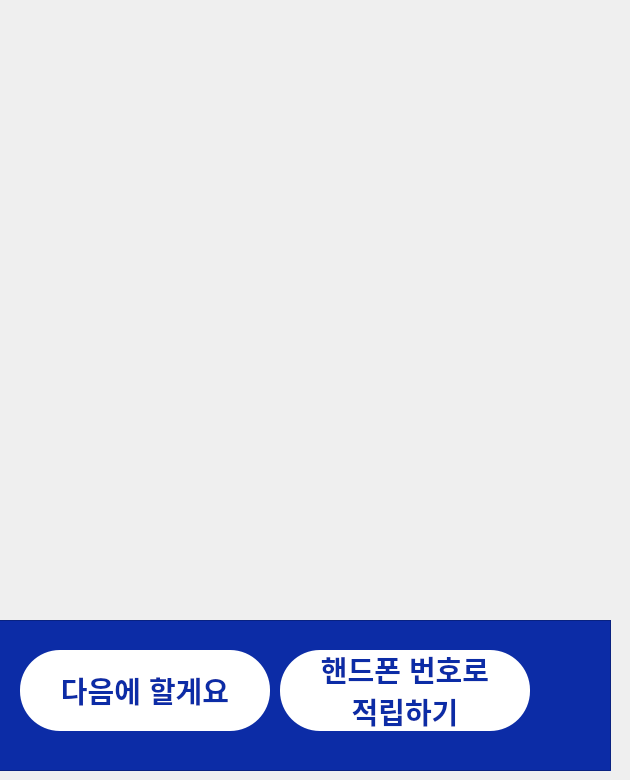
      <widget class="QWidget" name="page_6">
       <widget class="QLabel" name="label_53">
        <property name="geometry">
         <rect>
          <x>0</x>
          <y>-10</y>
          <width>551</width>
          <height>661</height>
         </rect>
        </property>
        <property name="text">
         <string/>
        </property>
        <property name="pixmap">
         <pixmap>image/event.jpg</pixmap>
        </property>
        <property name="scaledContents">
         <bool>true</bool>
        </property>
       </widget>
       <widget class="QFrame" name="frame_9">
        <property name="geometry">
         <rect>
          <x>-10</x>
          <y>620</y>
          <width>621</width>
          <height>151</height>
         </rect>
        </property>
        <property name="styleSheet">
         <string notr="true">background-color: rgb(12, 44, 166);</string>
        </property>
        <property name="frameShape">
         <enum>QFrame::StyledPanel</enum>
        </property>
        <property name="frameShadow">
         <enum>QFrame::Raised</enum>
        </property>
        <widget class="QPushButton" name="btn_mem_pass">
         <property name="geometry">
          <rect>
           <x>30</x>
           <y>30</y>
           <width>250</width>
           <height>81</height>
          </rect>
         </property>
         <property name="font">
          <font>
           <pointsize>22</pointsize>
           <weight>75</weight>
           <bold>true</bold>
          </font>
         </property>
         <property name="styleSheet">
          <string notr="true">color: rgb(12, 44, 166);
background-color: rgb(255, 255, 255);
border-radius:40px;
</string>
         </property>
         <property name="text">
          <string>다음에 할게요</string>
         </property>
        </widget>
        <widget class="QPushButton" name="btn_mem_go">
         <property name="geometry">
          <rect>
           <x>290</x>
           <y>30</y>
           <width>250</width>
           <height>81</height>
          </rect>
         </property>
         <property name="font">
          <font>
           <pointsize>22</pointsize>
           <weight>75</weight>
           <bold>true</bold>
          </font>
         </property>
         <property name="styleSheet">
          <string notr="true">color: rgb(12, 44, 166);
background-color: rgb(255, 255, 255);
border-radius:40px;
</string>
         </property>
         <property name="text">
          <string>핸드폰 번호로
적립하기</string>
         </property>
        </widget>
       </widget>
      </widget>
